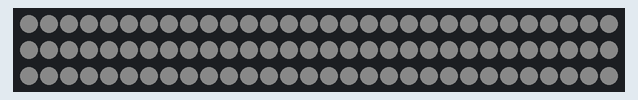
Bench run of a sketch on a simulated ATtiny85, built with avr-gcc and run on an emulated ATtiny85. On the bench: 90 RGB LEDs in strip order, left to right, continuing on the next row. Dim RGB values are drawn brighter than linear; random numbers use the default seed unless the sketch sets one.

Above: at 0.06 s.
At 37.65 s:
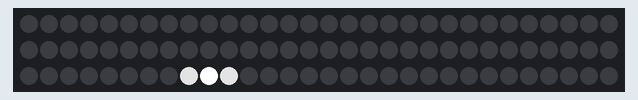

The sketch:

chatgpt-lightning.ino
```cpp
#include <Adafruit_DotStar.h>
#include <SPI.h>

// --------- CONFIG ----------
#define NUMPIXELS 90
#define DATAPIN 4
#define CLOCKPIN 5

// Storm profile (tweak these)
#define STRIKE_GAP_MIN_MS 200  // time between strikes
#define STRIKE_GAP_MAX_MS 3000

#define STROKE_GAP_MIN_MS 10  // time between return strokes within a strike
#define STROKE_GAP_MAX_MS 90

#define DECAY_STEP_MIN_MS 2  // per-frame decay timing
#define DECAY_STEP_MAX_MS 12

#define SEGMENT_RADIUS_MIN 0  // 0 => single pixel, >0 => area flash
#define SEGMENT_RADIUS_MAX 4  // max +/- pixels around index (4 => up to 9 pixels)

#define SKY_FLASH_CHANCE 28  // 1/N chance per strike to do a whole-strip low flash (e.g. 28 => ~3.5%)
#define DEBUG_SERIAL 0

// Order may vary by strip; you had DOTSTAR_BRG so keep it
Adafruit_DotStar strip(NUMPIXELS, DATAPIN, CLOCKPIN, DOTSTAR_BRG);

// --------- HELPERS ----------
static inline uint32_t gray(uint8_t v) {
  // Pack grayscale into 0xRRGGBB
  return ((uint32_t)v << 16) | ((uint32_t)v << 8) | (uint32_t)v;
}

static inline uint8_t clampU8(int v) {
  if (v < 0) return 0;
  if (v > 255) return 255;
  return (uint8_t)v;
}

// Bias toward bright values (lightning peaks near white).
static uint8_t brightLevel(uint8_t minV, uint8_t maxV) {
  // Quadratic bias: pick two uniforms and take the max.
  uint8_t a = (uint8_t)random(minV, (int)maxV + 1);
  uint8_t b = (uint8_t)random(minV, (int)maxV + 1);
  return (a > b) ? a : b;
}

static void setSegment(int center, int radius, uint8_t level) {
  // Simple linear falloff around center.
  for (int d = -radius; d <= radius; d++) {
    int i = center + d;
    if (i < 0 || i >= NUMPIXELS) continue;

    int falloff = radius == 0 ? 0 : (abs(d) * 255) / radius;  // 0..255
    uint8_t v = clampU8((int)level - (falloff / 3));          // gentler falloff
    strip.setPixelColor(i, gray(v));
  }
}

static void clearSegment(int center, int radius) {
  for (int d = -radius; d <= radius; d++) {
    int i = center + d;
    if (i < 0 || i >= NUMPIXELS) continue;
    strip.setPixelColor(i, 0);
  }
}

// Whole-strip "sky flash" (low intensity, short)
static void skyFlash(uint8_t level, int holdMs) {
  for (int i = 0; i < NUMPIXELS; i++) strip.setPixelColor(i, gray(level));
  strip.show();
  delay(holdMs);
  strip.clear();
  strip.show();
}

// One return stroke: fast bright hit + quick decay.
// Keeps changes localized to a segment for realism.
static void stroke(int center, int radius, uint8_t peak, uint8_t tail) {
  // Bright hit (very fast)
  setSegment(center, radius, peak);
  strip.show();
  delay(random(1, 6));  // very quick rise/hold

  // Quick decay over a few frames
  // Levels: peak -> ... -> tail -> off
  const int steps = 5 + random(0, 4);  // 5..8 steps
  for (int s = 1; s <= steps; s++) {
    // Linear-ish decay
    int v = peak - ((peak - tail) * s) / steps;
    setSegment(center, radius, (uint8_t)v);
    strip.show();
    delay(random(DECAY_STEP_MIN_MS, DECAY_STEP_MAX_MS + 1));
  }

  // Fade to off
  clearSegment(center, radius);
  strip.show();
}

// --------- STATE ----------
static int centerIndex = 0;
static int radius = 0;

void setup() {
#if DEBUG_SERIAL
  Serial.begin(115200);
#endif

#if defined(__AVR_ATtiny85__) && (F_CPU == 16000000L)
  clock_prescale_set(clock_div_1);
#endif

  randomSeed(analogRead(0));

  strip.begin();
  strip.clear();
  strip.show();

  // Initialize after seeding RNG
  centerIndex = random(NUMPIXELS);
  radius = random(SEGMENT_RADIUS_MIN, SEGMENT_RADIUS_MAX + 1);
}

void loop() {
  // Pick a strike location / size
  centerIndex = random(NUMPIXELS);
  radius = random(SEGMENT_RADIUS_MIN, SEGMENT_RADIUS_MAX + 1);

#if DEBUG_SERIAL
  Serial.print("strike @ ");
  Serial.print(centerIndex);
  Serial.print(" radius=");
  Serial.println(radius);
#endif

  // Occasionally do a whole-strip "sky flash" first
  if (random(SKY_FLASH_CHANCE) == 0) {
    uint8_t sky = (uint8_t)random(10, 40);  // low illumination
    skyFlash(sky, random(10, 35));
  }

  // 1–3 clustered return strokes
  int strokes = 1 + random(0, 3);  // 1..3
  uint8_t firstPeak = brightLevel(220, 255);

  for (int k = 0; k < strokes; k++) {
    // Subsequent strokes a bit weaker
    uint8_t peak = (k == 0) ? firstPeak : (uint8_t)clampU8((int)firstPeak - random(20, 80));
    uint8_t tail = (uint8_t)clampU8((int)peak - random(120, 170));  // tail dimmer

    stroke(centerIndex, radius, peak, tail);

    // Gap between strokes inside the same strike
    if (k < strokes - 1) {
      delay(random(STROKE_GAP_MIN_MS, STROKE_GAP_MAX_MS + 1));
    }
  }

  // Pause between strikes
  delay(random(STRIKE_GAP_MIN_MS, STRIKE_GAP_MAX_MS + 1));
}
```
